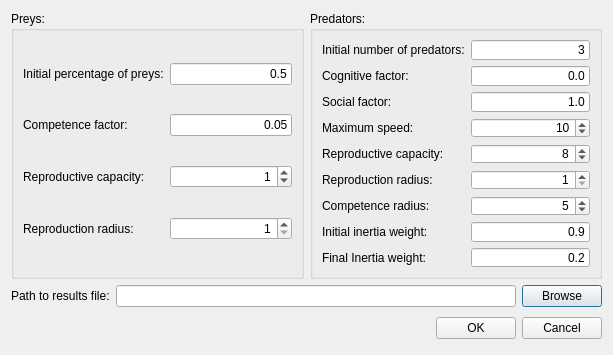
<?xml version="1.0" encoding="UTF-8"?>
<ui version="4.0">
 <class>GlobalSettingsDialog</class>
 <widget class="QDialog" name="GlobalSettingsDialog">
  <property name="geometry">
   <rect>
    <x>0</x>
    <y>0</y>
    <width>613</width>
    <height>355</height>
   </rect>
  </property>
  <property name="minimumSize">
   <size>
    <width>613</width>
    <height>355</height>
   </size>
  </property>
  <property name="maximumSize">
   <size>
    <width>613</width>
    <height>355</height>
   </size>
  </property>
  <property name="windowTitle">
   <string>Simulation settings</string>
  </property>
  <property name="locale">
   <locale language="Spanish" country="Mexico"/>
  </property>
  <layout class="QVBoxLayout" name="verticalLayout_3">
   <item>
    <layout class="QVBoxLayout" name="verticalLayout_2">
     <item>
      <layout class="QHBoxLayout" name="horizontalLayout_3">
       <item>
        <widget class="QGroupBox" name="groupBoxPreys">
         <property name="title">
          <string>Preys:</string>
         </property>
         <layout class="QHBoxLayout" name="horizontalLayout_2">
          <item>
           <layout class="QGridLayout" name="gridLayout_2">
            <item row="0" column="0">
             <widget class="QLabel" name="labelInitialPreys">
              <property name="text">
               <string>Initial percentage of preys:</string>
              </property>
             </widget>
            </item>
            <item row="0" column="1">
             <widget class="QLineEdit" name="lineEditInitialPreys">
              <property name="text">
               <string>0.5</string>
              </property>
              <property name="alignment">
               <set>Qt::AlignRight|Qt::AlignTrailing|Qt::AlignVCenter</set>
              </property>
             </widget>
            </item>
            <item row="1" column="0">
             <widget class="QLabel" name="labelCompetenceFactor">
              <property name="text">
               <string>Competence factor:</string>
              </property>
             </widget>
            </item>
            <item row="1" column="1">
             <widget class="QLineEdit" name="lineEditCompetenceFactor">
              <property name="text">
               <string>0.05</string>
              </property>
              <property name="alignment">
               <set>Qt::AlignRight|Qt::AlignTrailing|Qt::AlignVCenter</set>
              </property>
             </widget>
            </item>
            <item row="2" column="0">
             <widget class="QLabel" name="labelPreyReproductiveCapacity">
              <property name="text">
               <string>Reproductive capacity:</string>
              </property>
             </widget>
            </item>
            <item row="2" column="1">
             <widget class="QSpinBox" name="spinBoxPreyReproductiveCapacity">
              <property name="alignment">
               <set>Qt::AlignRight|Qt::AlignTrailing|Qt::AlignVCenter</set>
              </property>
              <property name="value">
               <number>1</number>
              </property>
             </widget>
            </item>
            <item row="3" column="0">
             <widget class="QLabel" name="labelPreyReproductionRadius">
              <property name="text">
               <string>Reproduction radius:</string>
              </property>
             </widget>
            </item>
            <item row="3" column="1">
             <widget class="QSpinBox" name="spinBoxPreyReproductionRadius">
              <property name="alignment">
               <set>Qt::AlignRight|Qt::AlignTrailing|Qt::AlignVCenter</set>
              </property>
              <property name="minimum">
               <number>1</number>
              </property>
             </widget>
            </item>
           </layout>
          </item>
         </layout>
        </widget>
       </item>
       <item>
        <widget class="QGroupBox" name="groupBoxPredators">
         <property name="title">
          <string>Predators:</string>
         </property>
         <layout class="QVBoxLayout" name="verticalLayout">
          <item>
           <layout class="QGridLayout" name="gridLayout">
            <item row="0" column="0">
             <widget class="QLabel" name="labelInitialPredators">
              <property name="text">
               <string>Initial number of predators:</string>
              </property>
             </widget>
            </item>
            <item row="0" column="1">
             <widget class="QLineEdit" name="lineEditInitialPredators">
              <property name="text">
               <string>3</string>
              </property>
              <property name="alignment">
               <set>Qt::AlignRight|Qt::AlignTrailing|Qt::AlignVCenter</set>
              </property>
             </widget>
            </item>
            <item row="1" column="0">
             <widget class="QLabel" name="labelCognitiveFactor">
              <property name="text">
               <string>Cognitive factor:</string>
              </property>
             </widget>
            </item>
            <item row="1" column="1">
             <widget class="QLineEdit" name="lineEditCognitiveFactor">
              <property name="text">
               <string>0.0</string>
              </property>
              <property name="alignment">
               <set>Qt::AlignRight|Qt::AlignTrailing|Qt::AlignVCenter</set>
              </property>
             </widget>
            </item>
            <item row="2" column="0">
             <widget class="QLabel" name="labelSocialFactor">
              <property name="text">
               <string>Social factor:</string>
              </property>
             </widget>
            </item>
            <item row="2" column="1">
             <widget class="QLineEdit" name="lineEditSocialFactor">
              <property name="text">
               <string>1.0</string>
              </property>
              <property name="alignment">
               <set>Qt::AlignRight|Qt::AlignTrailing|Qt::AlignVCenter</set>
              </property>
             </widget>
            </item>
            <item row="3" column="0">
             <widget class="QLabel" name="labelMaxSpeed">
              <property name="text">
               <string>Maximum speed:</string>
              </property>
             </widget>
            </item>
            <item row="3" column="1">
             <widget class="QSpinBox" name="spinBoxMaxSpeed">
              <property name="alignment">
               <set>Qt::AlignRight|Qt::AlignTrailing|Qt::AlignVCenter</set>
              </property>
              <property name="value">
               <number>10</number>
              </property>
             </widget>
            </item>
            <item row="4" column="0">
             <widget class="QLabel" name="labelPredatorReproductiveCapacity">
              <property name="text">
               <string>Reproductive capacity:</string>
              </property>
             </widget>
            </item>
            <item row="4" column="1">
             <widget class="QSpinBox" name="spinBoxPredatorReproductiveCapacity">
              <property name="alignment">
               <set>Qt::AlignRight|Qt::AlignTrailing|Qt::AlignVCenter</set>
              </property>
              <property name="value">
               <number>8</number>
              </property>
             </widget>
            </item>
            <item row="5" column="0">
             <widget class="QLabel" name="labelPredatorReproductionRadius">
              <property name="text">
               <string>Reproduction radius:</string>
              </property>
             </widget>
            </item>
            <item row="5" column="1">
             <widget class="QSpinBox" name="spinBoxPredatorReproductionRadius">
              <property name="alignment">
               <set>Qt::AlignRight|Qt::AlignTrailing|Qt::AlignVCenter</set>
              </property>
              <property name="minimum">
               <number>1</number>
              </property>
             </widget>
            </item>
            <item row="6" column="0">
             <widget class="QLabel" name="labelCompetenceRadius">
              <property name="text">
               <string>Competence radius:</string>
              </property>
             </widget>
            </item>
            <item row="6" column="1">
             <widget class="QSpinBox" name="spinBoxCompetenceRadius">
              <property name="alignment">
               <set>Qt::AlignRight|Qt::AlignTrailing|Qt::AlignVCenter</set>
              </property>
              <property name="value">
               <number>5</number>
              </property>
             </widget>
            </item>
            <item row="7" column="0">
             <widget class="QLabel" name="labelInitialWeight">
              <property name="text">
               <string>Initial inertia weight:</string>
              </property>
             </widget>
            </item>
            <item row="7" column="1">
             <widget class="QLineEdit" name="lineEditInitialWeight">
              <property name="text">
               <string>0.9</string>
              </property>
              <property name="alignment">
               <set>Qt::AlignRight|Qt::AlignTrailing|Qt::AlignVCenter</set>
              </property>
             </widget>
            </item>
            <item row="8" column="0">
             <widget class="QLabel" name="labelFinalWeight">
              <property name="text">
               <string>Final Inertia weight:</string>
              </property>
             </widget>
            </item>
            <item row="8" column="1">
             <widget class="QLineEdit" name="lineEditFinalWeight">
              <property name="text">
               <string>0.2</string>
              </property>
              <property name="alignment">
               <set>Qt::AlignRight|Qt::AlignTrailing|Qt::AlignVCenter</set>
              </property>
             </widget>
            </item>
           </layout>
          </item>
         </layout>
        </widget>
       </item>
      </layout>
     </item>
     <item>
      <layout class="QHBoxLayout" name="horizontalLayout">
       <item>
        <widget class="QLabel" name="labelResults">
         <property name="text">
          <string>Path to results file:</string>
         </property>
        </widget>
       </item>
       <item>
        <widget class="QLineEdit" name="lineEditPath"/>
       </item>
       <item>
        <widget class="QPushButton" name="pushButtonBrowse">
         <property name="text">
          <string>Browse</string>
         </property>
        </widget>
       </item>
      </layout>
     </item>
     <item>
      <layout class="QHBoxLayout">
       <property name="spacing">
        <number>6</number>
       </property>
       <property name="margin">
        <number>0</number>
       </property>
       <item>
        <spacer>
         <property name="orientation">
          <enum>Qt::Horizontal</enum>
         </property>
         <property name="sizeHint" stdset="0">
          <size>
           <width>131</width>
           <height>31</height>
          </size>
         </property>
        </spacer>
       </item>
       <item>
        <widget class="QPushButton" name="okButton">
         <property name="text">
          <string>OK</string>
         </property>
        </widget>
       </item>
       <item>
        <widget class="QPushButton" name="cancelButton">
         <property name="text">
          <string>Cancel</string>
         </property>
        </widget>
       </item>
      </layout>
     </item>
    </layout>
   </item>
  </layout>
 </widget>
 <resources/>
 <connections>
  <connection>
   <sender>okButton</sender>
   <signal>clicked()</signal>
   <receiver>GlobalSettingsDialog</receiver>
   <slot>accept()</slot>
   <hints>
    <hint type="sourcelabel">
     <x>278</x>
     <y>253</y>
    </hint>
    <hint type="destinationlabel">
     <x>96</x>
     <y>254</y>
    </hint>
   </hints>
  </connection>
  <connection>
   <sender>cancelButton</sender>
   <signal>clicked()</signal>
   <receiver>GlobalSettingsDialog</receiver>
   <slot>reject()</slot>
   <hints>
    <hint type="sourcelabel">
     <x>369</x>
     <y>253</y>
    </hint>
    <hint type="destinationlabel">
     <x>179</x>
     <y>282</y>
    </hint>
   </hints>
  </connection>
 </connections>
</ui>
